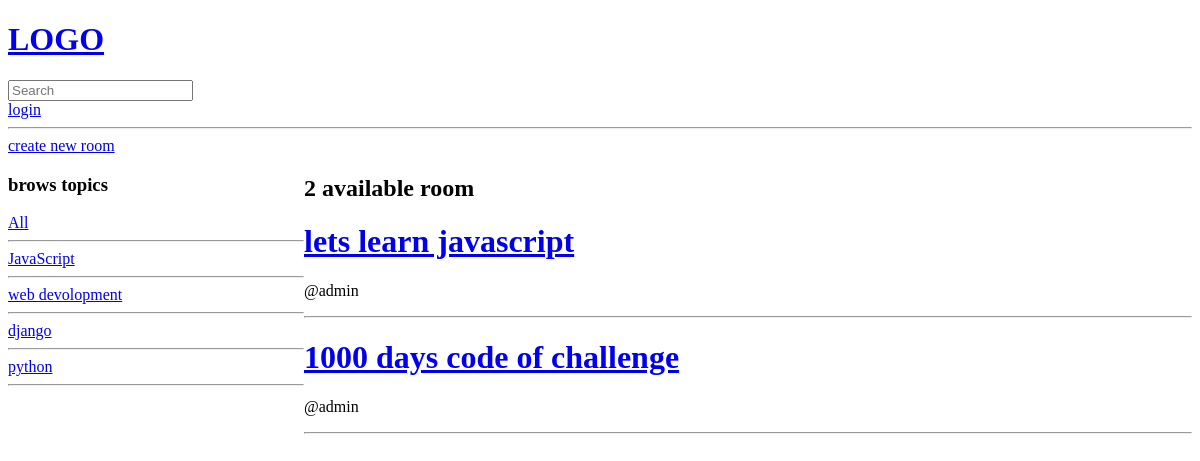
The app's page /, older data.
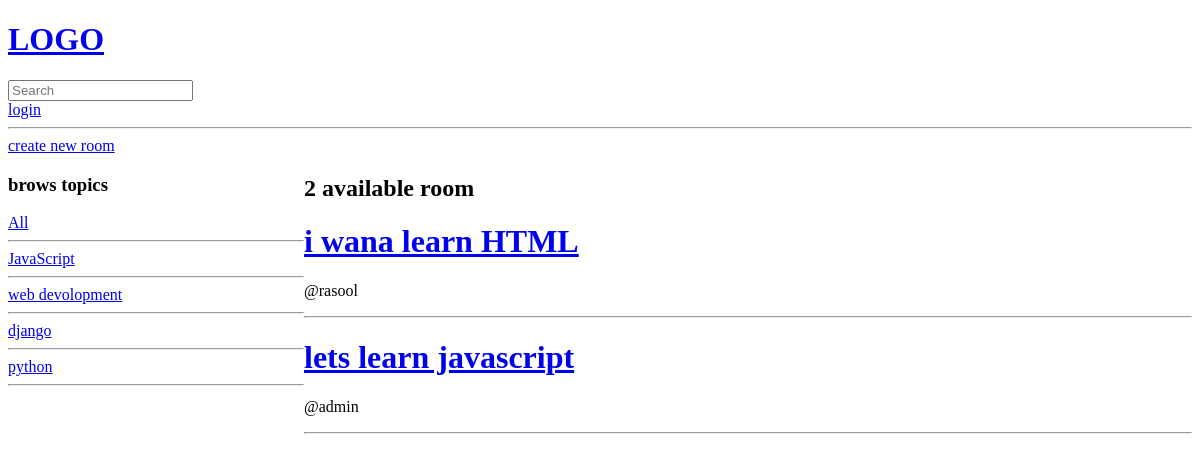
The same page, newer data.
### base/models.py (models this page shows, shortened)
class Topic(models.Model):
    name = models.CharField(_("name"), max_length=200)
    class Meta:
        verbose_name = 'topic'
        verbose_name_plural = 'topics'

class Room(models.Model):
    host = models.ForeignKey(User, verbose_name=_("host"), on_delete=models.SET_NULL, null=True)
    topic = models.ForeignKey("base.Topic", verbose_name=_("topic"), on_delete=models.SET_NULL, null=True)
    name = models.CharField(_("name"), max_length=200)
    description = models.TextField(_("description"), null=True, blank=True)
    updated = models.DateTimeField(_("update"), auto_now=True)
    created = models.DateTimeField(_("create"), auto_now_add=True)
    def __str__(self):
        return self.name
    class Meta:
        db_table = 'Room'
        verbose_name = 'room'
        verbose_name_plural = 'rooms'
        ordering = ["-updated","-created"]

### base/views.py (the view)
# urls.py: path("", views.home, name="home"),
def home(request):
    search = request.GET.get("q", "")
    rooms = Room.objects.filter(Q(topic__name__icontains=search) |
                                Q(host__username__icontains=search) |
                                Q(description__icontains=search))
    topic = Topic.objects.all()
    count = rooms.count()
    context = {"rooms": rooms, "topics": topic, "count": count}
    return render(request, "base/home.html", context)

### base/templates/base/home.html (shortened to what this page needs)
{% extends "main.html" %}
{% block content %}
<a href="{% url "create-room" %}">create new room</a>
    <div class="home-container">
        <div>
            <h3>brows topics</h3>
            <a href="{% url "home"%}">All</a>
                <hr/>
            {% for topic in topics  %}
                <a href="{% url "home"%}?q={{topic.name}} ">{{topic.name}}</a>
                <hr/>
            {% endfor %}
        </div>
        <div>
            <h2>{{count}} available room</h2>
    {% for room in rooms  %}
    <h1>
        <a href="{% url "room" room.id %}">{{room}}</a>
    </h1>
    <p>@{{room.host.username}}</p>
    <hr/>
    {% endfor %}
</div>
</div>
{% endblock content %}

Row changes from the older to the newer data that the page shows:
removed Room: name "1000 days code of challenge", host.username "admin"
added Room: name "i wana learn HTML", host.username "rasool"
